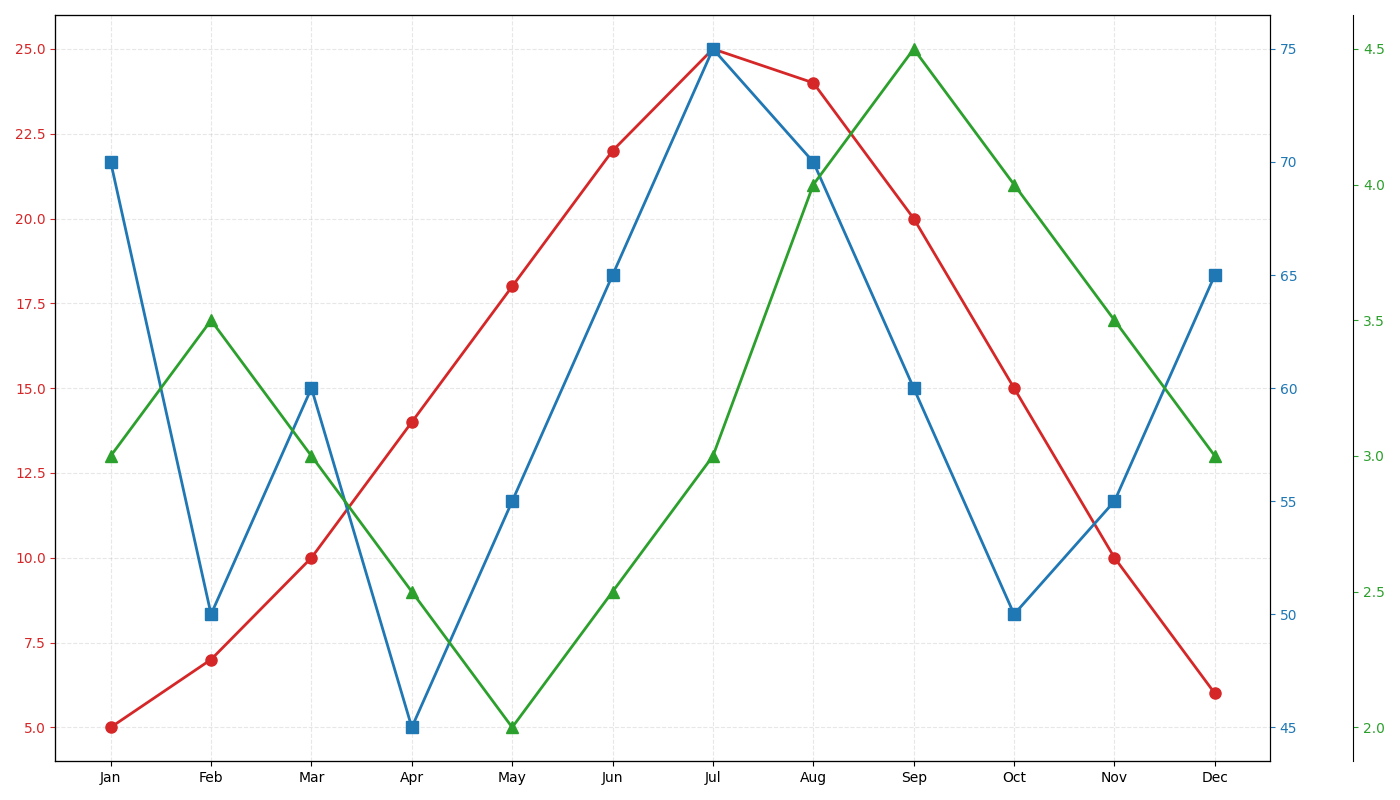

Source code (Python):
import matplotlib.pyplot as plt
import numpy as np

# Data for average monthly temperatures, rainfall, and wind speed
months = np.array(['Jan', 'Feb', 'Mar', 'Apr', 'May', 'Jun', 'Jul', 'Aug', 'Sep', 'Oct', 'Nov', 'Dec'])
temperatures = np.array([5, 7, 10, 14, 18, 22, 25, 24, 20, 15, 10, 6])
rainfall = np.array([70, 50, 60, 45, 55, 65, 75, 70, 60, 50, 55, 65])
wind_speed = np.array([3, 3.5, 3, 2.5, 2, 2.5, 3, 4, 4.5, 4, 3.5, 3])

fig, ax1 = plt.subplots(figsize=(14, 8))

ax1.plot(months, temperatures, color='tab:red', marker='o', markersize=8, linestyle='-', linewidth=2)
ax1.tick_params(axis='y', colors='tab:red')
ax1.grid(True, linestyle='--', alpha=0.3)

ax2 = ax1.twinx()
ax2.plot(months, rainfall, color='tab:blue', marker='s', markersize=8, linestyle='-', linewidth=2)
ax2.tick_params(axis='y', colors='tab:blue')

ax3 = ax1.twinx()
ax3.spines['right'].set_position(('outward', 60))
ax3.plot(months, wind_speed, color='tab:green', marker='^', markersize=8, linestyle='-', linewidth=2)
ax3.tick_params(axis='y', colors='tab:green')

fig.tight_layout()

plt.show()
